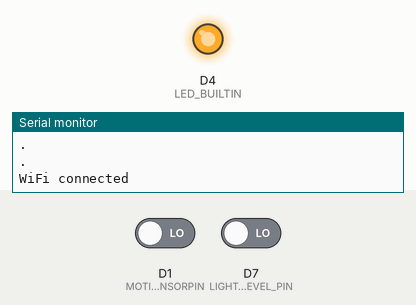
This program was run on a simulated ESP8266 (Wemos D1 mini). Shown: output pins drawn as LEDs (lit = HIGH, except the on-board LED, lit = LOW), the last lines printed to the serial monitor. Inputs (shaded band) come from the test bench; at power-on: D1 (MOTIONSENSORPIN) LOW, D7 (LIGHT_LEVEL_PIN) LOW. WiFi joins after 1.5 s; servers stay silent unless stated; no MQTT or app messages arrive unless stated; not simulated (calls return 0 or success): secrets.h.

Above: at 4.2 s.
4.3 s: D1 (MOTIONSENSORPIN) driven HIGH
At 5.5 s:
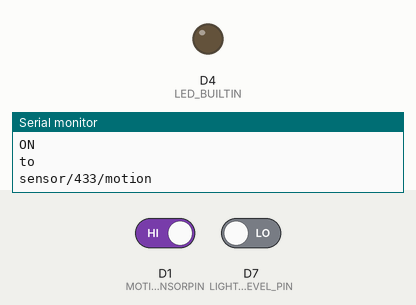
Timing chart, 0 to 7.3 s (numbered marks = the images above; inputs shaded):
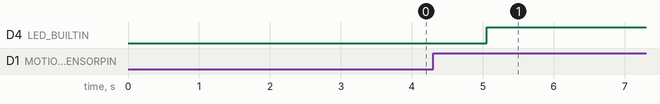

The program:

main.cpp
```cpp
#include <Arduino.h>

#include <ESP8266WiFi.h>
#include <PubSubClient.h>

#include <secrets.h>

WiFiClient wifiClient;

// mqttClient parameters
PubSubClient mqttClient(wifiClient);

//MQTT last attemps reconnection number
unsigned long lastReconnectAttempt = 0;
unsigned long reconnectStart = 0;
unsigned long lastDarkMessage = 0;
bool noticeSent = false;
bool firsttime = true;

// Motion Sensor Pin
const int MOTIONSENSORPIN = D1;  // D5 on NodeMCU is GPIO14 on 202
boolean motionDetected = false;
const int LIGHT_LEVEL_PIN = D7;
boolean lightlevel = false;

#define TRACE true

void trc(String msg){
  if (TRACE) {
    Serial.println(msg);
  }
}

void setup_wifi() {
  delay(10);
  // We start by connecting to a WiFi network
  trc("Connecting to ");
  trc(wifi_ssid);

  WiFi.begin(wifi_ssid, wifi_password);

  while (WiFi.status() != WL_CONNECTED) {
    delay(500);
    trc(".");
  }
  trc("WiFi connected");
}

boolean reconnect() {

  // Loop until we're reconnected
  if (!mqttClient.connected()) {
    firsttime = true;
      trc("Using default mqtt address");
      mqttClient.setServer(mqtt_server, 1883);

      // Attempt to connect
      if (mqttClient.connect("433toMQTTto433", "sensor/433/status", 1, true,
                             "offline")) {
        // Once connected, publish an announcement...
        mqttClient.publish("sensor/433/status","online", true);
        // and turn off the LED
        digitalWrite(LED_BUILTIN, HIGH);
        trc("connected");
        //Subscribing to topic(s)
        //subscribing(subjectMQTTtoX);
      } else {
        trc("failed, rc=");
        trc(String(mqttClient.state()));
      }

  }
  return mqttClient.connected();
}

//send MQTT data dataStr to topic topicNameSend
void sendMQTT(String topicNameSend, String dataStr, boolean retain){

  char topicStrSend[100];
  topicNameSend.toCharArray(topicStrSend,100);
  char dataStrSend[200];
  dataStr.toCharArray(dataStrSend,200);
  mqttClient.publish(topicStrSend,dataStrSend, retain);
  trc("sending ");
  trc(dataStr);
  trc("to ");
  trc(topicNameSend);
}

void setup() {
  pinMode(LED_BUILTIN, OUTPUT);

  //Launch serial for debugging purposes
  Serial.begin(115200);
  //Begining wifi connection
  setup_wifi();
  delay(1500);
  lastReconnectAttempt = 0;

  pinMode(MOTIONSENSORPIN, INPUT);
  pinMode(LIGHT_LEVEL_PIN, INPUT);
  digitalWrite(LED_BUILTIN, LOW);   // Turn on LED until connected


}

void loop() {
  unsigned long now = millis();

  //MQTT mqttClient connexion management
  if (!mqttClient.connected()) {
    if (now - lastReconnectAttempt > 5000) {
      lastReconnectAttempt = now;
      if (!noticeSent && reconnectStart == 0) {
        reconnectStart = millis();
      }
      trc("mqttClient mqtt not connected, trying to connect");
      // Attempt to reconnect
      if (reconnect()) {
        lastReconnectAttempt = 0;
        reconnectStart = 0;
        noticeSent = false;
      } else if (!noticeSent && ((now - reconnectStart) > 60000)) {
        trc("Sending alert");
        noticeSent = true;

      }
    }
  } else {
    // MQTT loop
    mqttClient.loop();
  }

  if (mqttClient.connected()) {
    //Light level
    // Only send once a minute to avoid spamming when light
    // level is on the limit
    if (now < lastDarkMessage // Check for wrap around
        ||
        now > (lastDarkMessage + 60000)
        || firsttime == true) {
      boolean currentLight = (digitalRead(LIGHT_LEVEL_PIN) == HIGH);
      if (lightlevel && !currentLight) {
        sendMQTT("sensor/433/dark", "OFF", false);
        lightlevel = currentLight;
        lastDarkMessage = now;
      } else if (!lightlevel && currentLight) {
        sendMQTT("sensor/433/dark", "ON", false);
        lightlevel = currentLight;
        lastDarkMessage = now;
      } else if (firsttime == true) {
        sendMQTT("sensor/433/dark", currentLight?"ON":"OFF", false);
        lightlevel = currentLight;
        lastDarkMessage = now;
      }
    }

  // Moton Detection
    boolean currentMotion = (digitalRead(MOTIONSENSORPIN) == HIGH);
    if (motionDetected && !currentMotion) {
      sendMQTT("sensor/433/motion", "OFF", false);
      motionDetected = currentMotion;
    } else if (!motionDetected && currentMotion) {
      sendMQTT("sensor/433/motion", "ON", false);
      motionDetected = currentMotion;
    } else if (firsttime == true) {
      sendMQTT("sensor/433/motion", currentMotion?"ON":"OFF", false);
      motionDetected = currentMotion;
    }
    firsttime = false;
  }
}
```
